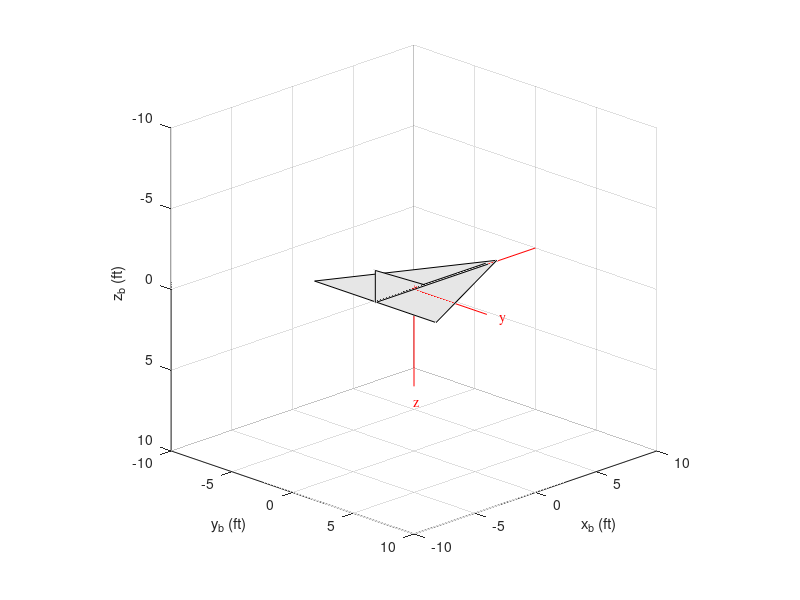

Here is the MATLAB script that generated this plot:
clear;clc;format short e;
% Mass, Mass Center, Inertia Calculation
% Three View Drawing
% Compute Aircraft Parameters
 b = 10; % ft
 c = 10; % ft
 d = 6; % ft
 h = 2; % ft
 t = 0.2; % ft
 rho = 4; % slug/ft^3
% Comnpute Mass
 m = 1/2*rho*t*( b*c + h*(c-d) );
% Compute Mass Center
 xscm = 1/3*rho*t*( b*c^2 + 1/2*h*(c-d)*(2*c+d ) )/m;
 yscm = 0;
 zscm = 1/2*rho*t*( h*(c-d)*(1/2*t+1/3*h) )/m;
% Compute Inertia
 ixx = 1/2*rho*t*( ...
 + b*c *( (b/2)^2/18 + (t )^2/12 + (zscm )^2 + (b/2/3 )^2 ) ...
 + h*(c-d) *( (h )^2/18 + (t )^2/12 + (zscm-1/2*t-1/3*h)^2 ) ...
 );
 iyy = 1/2*rho*t*( ...
 + b*c *( (c )^2/18 + (t )^2/12 + (xscm-2/3*c )^2 + (zscm )^2 ) ...
 + h*(c-d) *( (h )^2/18 + (c-d)^2/18 + (xscm-2/3*c-1/3*d)^2 + (zscm-1/2*t-1/3*h)^2 ) ...
 );
 izz = 1/2*rho*t*( ...
 + b*c *( (b/2)^2/18 + (c )^2/18 + (xscm-2/3*c )^2 + (b/2/3 )^2 ) ...
 + h*(c-d) *( (c-d)^2/18 + (t )^2/12 + (xscm-2/3*c-1/3*d)^2 ) ...
 );
 ixy = 0;
 iyz = 0;
 izx = 1/2*rho*t*( ...
 + b*c *( (xscm-2/3*c ) * (zscm ) ) ...
 + h*(c-d) *( (h )*(c-d)/36 + (xscm-2/3*c-1/3*d) * (zscm-1/2*t-1/3*h) ) ...
 );
% Calculate Aircraft Surface - Structural Axes
% Calculate Component Surface - Right Wing Upper Surface (1)
% 2D Triangle
 n1a = 100; % Number of Chordwise Points, -
 n1b = 100; % Number of Spanwise Points, -
 m1_1 = -c/(b/2); % Leading Edge Slope, -
 b1_1 = xscm; % Leading Edge Intercept, ft
 m1_2 = 0; % Trailing Edge Slope, -
 b1_2 = -(c-xscm); % Trailing Edge Intercept, ft
 y = linspace(0,b/2,n1b).';
 z = -zscm;
 x1_s = NaN(n1a,n1b); y1_s = NaN(n1a,n1b); z1_s = NaN(n1a,n1b);
 for j = 1:n1a
 for k = 1:n1b
 xle = m1_1*y(k) + b1_1;
 xte = m1_2*y(k) + b1_2;
 x = (xte-xle)*(j-1)/(n1a-1) + xle;
 x1_s(j,k) = x;
 y1_s(j,k) = y(k);
 z1_s(j,k) = z;
  end
 end
 xv1_1_s = m1_1*( 0 ) + b1_1; yv1_1_s = 0; zv1_1_s = z;
 xv1_2_s = m1_1*(+b/2) + b1_1; yv1_2_s = +b/2; zv1_2_s = z;
 xv1_3_s = m1_2*(+t/2) + b1_2; yv1_3_s = +t/2; zv1_3_s = z;
 xv1_4_s = d; yv1_4_s = +t/2; zv1_4_s = z;
 xv1_s = [xv1_1_s xv1_2_s xv1_3_s xv1_4_s].';
 yv1_s = [yv1_1_s yv1_2_s yv1_3_s yv1_4_s].';
 zv1_s = [zv1_1_s zv1_2_s zv1_3_s zv1_4_s].';
 
 % Calculate Component Surface - Left Wing Upper Surface (5)
% 2D Triangle
 n5a = 100; % Number of Chordwise Points, -
 n5b = 100; % Number of Spanwise Points, -
 m5_1 = c/(b/2); % Leading Edge Slope, -
 b5_1 = xscm; % Leading Edge Intercept, ft
 m5_2 = 0; % Trailing Edge Slope, -
 b5_2 = -(c-xscm); % Trailing Edge Intercept, ft
 y = linspace(-b/2,0,n5b).';
 z = -zscm;
 x5_s = NaN(n5a,n5b); y5_s = NaN(n5a,n5b); z5_s = NaN(n5a,n5b);
 for j = 1:n5a
 for k = 1:n5b
 xle = m5_1*y(k) + b5_1;
 xte = m5_2*y(k) + b5_2;
 x = (xte-xle)*(j-1)/(n5a-1) + xle;
 x5_s(j,k) = x;
 y5_s(j,k) = y(k);
 z5_s(j,k) = z;
 end
 end
 xv5_1_s = m5_1*( 0 ) + b5_1; yv5_1_s = 0; zv5_1_s = z;
 xv5_2_s = m5_1*(-b/2) + b5_1; yv5_2_s = -b/2; zv5_2_s = z;
 xv5_3_s = m5_2*(-t/2) + b5_2; yv5_3_s = -t/2; zv5_3_s = z;
 xv5_4_s = d; yv5_4_s = -t/2; zv5_4_s = z;
 xv5_s = [xv5_1_s xv5_2_s xv5_3_s xv5_4_s].';
 yv5_s = [yv5_1_s yv5_2_s yv5_3_s yv5_4_s].';
 zv5_s = [zv5_1_s zv5_2_s zv5_3_s zv5_4_s].';
 
 % Calculate Component Surface - Right Vertical Tail Surface (9)
% 2D Triangle
 n9a = 100; % Number of Chordwise Points, -
 n9b = 100; % Number of Spanwise Points, -
 m9_1 = (c-d)/h; % Leading Edge Slope, -
 b9_1 = xscm-d; % Leading Edge Intercept, ft
 m9_2 = 0; % Trailing Edge Slope, -
 b9_2 = -(c-xscm); % Trailing Edge Intercept, ft
 y = 0;
 z = linspace(-t/2,-(t/2+h),n9b).';
 x9_s = NaN(n9a,n9b); y9_s = NaN(n9a,n9b); z9_s = NaN(n9a,n9b);
 for j = 1:n9a
 for k = 1:n9b
 xle = m9_1*z(k) + b9_1;
 xte = m9_2*z(k) + b9_2;
 x = (xte-xle)*(j-1)/(n9a-1) + xle;
 x9_s(j,k) = x;
 y9_s(j,k) = y;
 z9_s(j,k) = z(k);
 end
 end
 xv9_1_s = m9_1*(+t/2 ) + b9_1; yv9_1_s = y; zv9_1_s = 0;
 xv9_2_s = -(c-xscm); yv9_2_s = y; zv9_2_s = -h;
 xv9_3_s = m9_2*(+t/2 ) + b9_2; yv9_3_s = y; zv9_3_s = 0;
 xv9_4_s = m9_1*(+t/2 ) + b9_1; yv9_4_s = y; zv9_4_s = 0;
 xv9_s = [xv9_1_s xv9_2_s xv9_3_s xv9_4_s].';
 yv9_s = [yv9_1_s yv9_2_s yv9_3_s yv9_4_s].';
 zv9_s = [zv9_1_s zv9_2_s zv9_3_s zv9_4_s].';
 % Construct Aircraft Perspective View - Structural Axes
 f1_id = figure(1); clf
% fa = 0.5; % 50 % Opaque / 50% Transparent
 fa = 1.0; % 100% Opaque / 0 % Transparent
 hold
 s1s_id = surf(x1_s ,y1_s ,z1_s ); set(s1s_id ,'FaceAlpha',fa)
%  s2s_id = surf(x2_s ,y2_s ,z2_s ); set(s2s_id ,'FaceAlpha',fa)
%  s3s_id = surf(x3_s ,y3_s ,z3_s ); set(s3s_id ,'FaceAlpha',fa)
%  s4s_id = surf(x4_s ,y4_s ,z4_s ); set(s4s_id ,'FaceAlpha',fa)
 s5s_id = surf(x5_s ,y5_s ,z5_s ); set(s5s_id ,'FaceAlpha',fa)
%  s6s_id = surf(x6_s ,y6_s ,z6_s ); set(s6s_id ,'FaceAlpha',fa)
%  s7s_id = surf(x7_s ,y7_s ,z7_s ); set(s7s_id ,'FaceAlpha',fa)
%  s8s_id = surf(x8_s ,y8_s ,z8_s ); set(s8s_id ,'FaceAlpha',fa)
 s9s_id = surf(x9_s ,y9_s ,z9_s ); set(s9s_id ,'FaceAlpha',fa)
%  s10s_id = surf(x10_s,y10_s,z10_s); set(s10s_id,'FaceAlpha',fa)
%  s11s_id = surf(x11_s,y11_s,z11_s); set(s11s_id,'FaceAlpha',fa)
%  s12s_id = surf(x12_s,y12_s,z12_s); set(s12s_id,'FaceAlpha',fa)
plot3(xv1_s ,yv1_s ,zv1_s ,'-k');
%  plot3(xv2_s ,yv2_s ,zv2_s ,'-k');
%  plot3(xv3_s ,yv3_s ,zv3_s ,'-k');
%  plot3(xv4_s ,yv4_s ,zv4_s ,'-k');
 plot3(xv5_s ,yv5_s ,zv5_s ,'-k');
%  plot3(xv6_s ,yv6_s ,zv6_s ,'-k');
%  plot3(xv7_s ,yv7_s ,zv7_s ,'-k');
%  plot3(xv8_s ,yv8_s ,zv8_s ,'-k');
 plot3(xv9_s ,yv9_s ,zv9_s ,'-k');
%  plot3(xv10_s,yv10_s,zv10_s,'-k');
%  plot3(xv11_s,yv11_s,zv11_s,'-k');
%  plot3(xv12_s,yv12_s,zv12_s,'-k');
 plot3(0,0,0,'*r');
 plot3([0 10],[0 0],[0 0],'-r')
 plot3([0 0],[0 6],[0 0],'-r')
 plot3([0 0],[0 0],[0 6],'-r')
 hold
colormap([0.90 0.90 0.90]), shading interp, lighting gouraud, material metal
%  la = [+000 +100]; l1_id = lightangle(la(1),la(2));
%  la = [+000 -080]; l2_id = lightangle(la(1),la(2));
%  la = [+020 +010]; l3_id = lightangle(la(1),la(2));
%  la = [+110 +010]; l4_id = lightangle(la(1),la(2));
%  la = [+200 +010]; l5_id = lightangle(la(1),la(2));
%  la = [+290 +010]; l6_id = lightangle(la(1),la(2));
a2_id = gca; 
set(a2_id,'YDir','reverse')
set(a2_id,'ZDir','reverse')
%set(a2_id,'XDir','reverse')
 aw = [-10 10 -10 10 -10 10]; axis(aw), axis square, av = [315 20]; view(av), grid
 xlabel('x_b (ft)'), ylabel('y_b (ft)'), zlabel('z_b (ft)')
 text(11,0,0,'x','FontName','Times','Color','r')
 text(0,7,0,'y','FontName','Times','Color','r')
 text(0,0,7,'z','FontName','Times','Color','r')